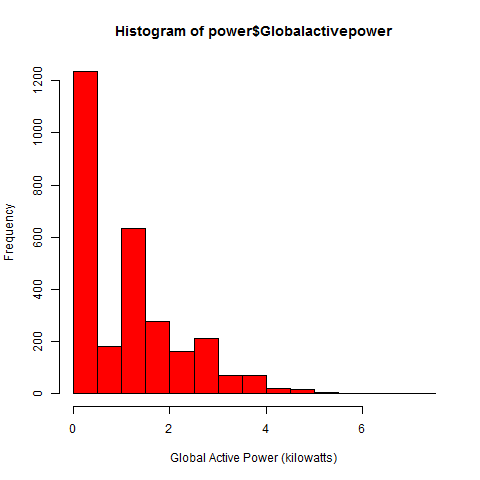

Reproduce this figure in R.
<<<<<<< HEAD
power<-data.table(read.csv("cleaned.csv"))
png("plot1.png",width=480,height = 480,units="px")
colnames(power)
hist(power$Globalactivepower,col="red",xlab = "Global Active Power (kilowatts)")
x<-dev.off()
=======
power<-data.table(read.csv("cleaned.csv"))
png("plot1.png",width=480,height = 480,units="px")
colnames(power)
hist(power$Globalactivepower,col="red",xlab = "Global Active Power (kilowatts)")
x<-dev.off()
>>>>>>> 00819531fb3b7665a19fbb382713afe1d2884d3c
